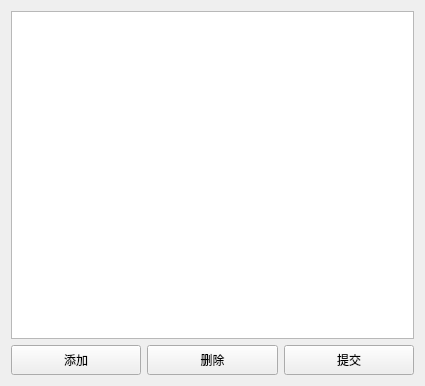
<?xml version="1.0" encoding="UTF-8"?>
<ui version="4.0">
 <class>Form</class>
 <widget class="QWidget" name="Form">
  <property name="geometry">
   <rect>
    <x>0</x>
    <y>0</y>
    <width>425</width>
    <height>386</height>
   </rect>
  </property>
  <property name="windowTitle">
   <string>Form</string>
  </property>
  <property name="toolTip">
   <string/>
  </property>
  <layout class="QVBoxLayout" name="verticalLayout">
   <item>
    <widget class="QTableView" name="staffStatusTableView"/>
   </item>
   <item>
    <layout class="QHBoxLayout" name="horizontalLayout">
     <item>
      <widget class="QPushButton" name="addPushButton">
       <property name="minimumSize">
        <size>
         <width>0</width>
         <height>30</height>
        </size>
       </property>
       <property name="text">
        <string>添加</string>
       </property>
      </widget>
     </item>
     <item>
      <widget class="QPushButton" name="removePushButton">
       <property name="minimumSize">
        <size>
         <width>0</width>
         <height>30</height>
        </size>
       </property>
       <property name="text">
        <string>删除</string>
       </property>
      </widget>
     </item>
     <item>
      <widget class="QPushButton" name="submitPushButton">
       <property name="minimumSize">
        <size>
         <width>0</width>
         <height>30</height>
        </size>
       </property>
       <property name="text">
        <string>提交</string>
       </property>
      </widget>
     </item>
    </layout>
   </item>
  </layout>
 </widget>
 <resources/>
 <connections/>
</ui>
